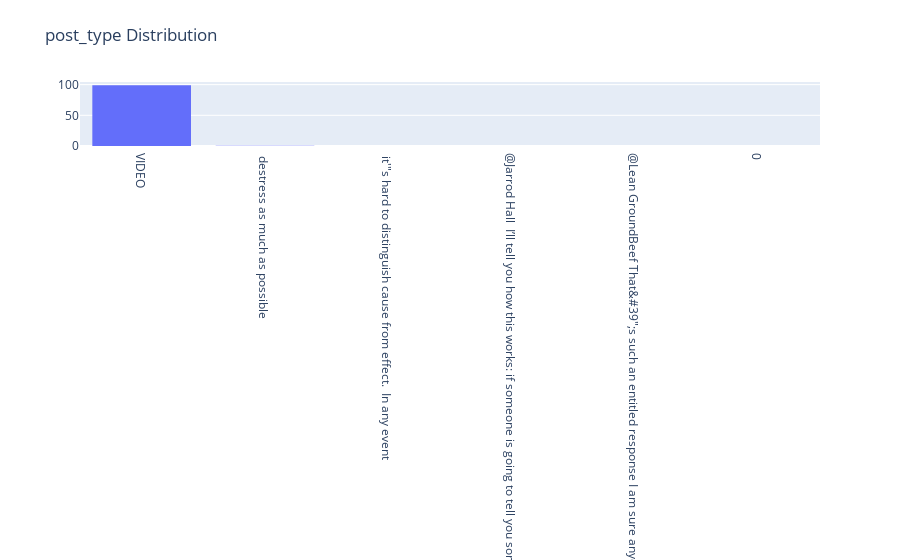

Notebook cell for this chart:
### Code cell
# defining data
trace = go.Histogram(x=df['post_type'],nbinsx=40,histnorm='percent')
data = [trace]
# defining layout
layout = go.Layout(title="post_type Distribution")
# defining figure and plotting
fig = go.Figure(data = data,layout = layout)
iplot(fig)

### Figure 1 — Plotly figure (JSON) as saved in the notebook; plotly's stock layout.template omitted (floating-point values rounded to 4 significant figures; data arrays with more than 128 entries replaced by an {"elided": "..."} marker saying what was removed)
{"data": [{"histnorm": "percent", "nbinsx": 40, "type": "histogram", "x": {"elided": "979 str values"}}], "layout": {"title": {"text": "post_type Distribution"}}}
